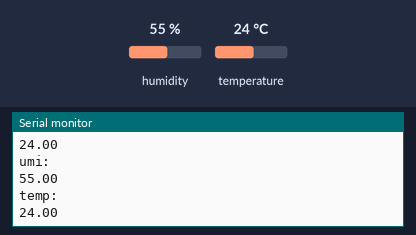
A sketch run on a simulated Arduino Uno, built with avr-gcc and run on an emulated ATmega328P. Shown: the last lines printed to the serial monitor. The inputs (shaded band) are chosen by the test bench; at power-on: humidity 55 %, temperature 24 °C.

Above: at 2.8 s.
2.9 s: humidity set to 22 %
At 4.8 s:
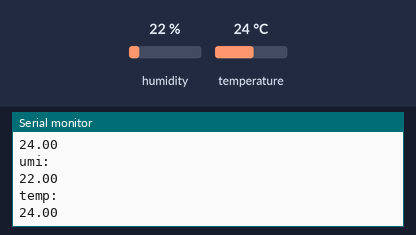
5.6 s: temperature set to 12 °C
At 6.8 s:
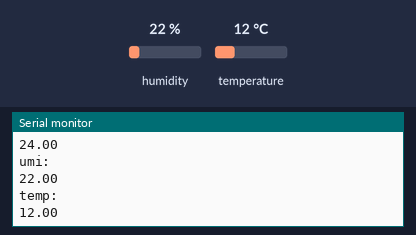
8.3 s: humidity set to 40 %
At 10.5 s:
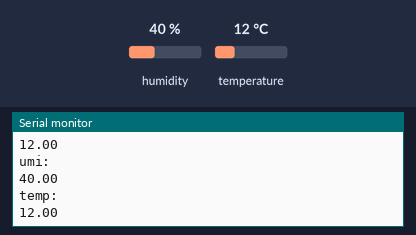
Timing chart, 0 to 12.0 s (numbered marks = the images above; inputs shaded):
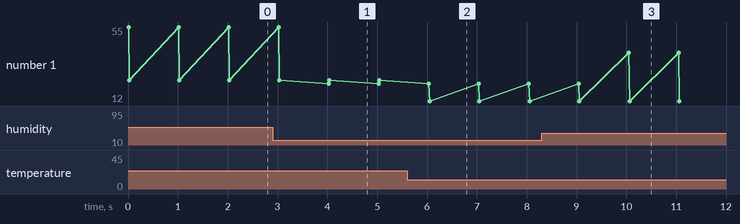

Measured:
- after the input at 2.9 s, the serial monitor: prints a new line after 1.1 s (image 1)
- after the input at 5.6 s, the serial monitor: prints a new line after 0.45 s (image 2)
- after the input at 8.3 s, the serial monitor: prints a new line after 1.7 s (image 3)
- plotted number 1: 24 → 12 after the input at 5.6 s

The sketch:

dht22test.ino
```cpp
#include "DHT.h"

DHT dht(A1, DHT22);

float t; //Temperatura
float h; // Umidade

void setup() {
  dht.begin();
  Serial.begin(9600);
}

void loop() {
  // put your main code here, to run repeatedly:
  // Serial.println("Hello World!");
  // delay(1000);

  h = dht.readHumidity();
  t = dht.readTemperature();

  Serial.println("umi: ");
  Serial.println(h);
  Serial.println("temp: ");
  Serial.println(t);

  delay(1000);
}

/*#include <DHT22.h>
//define pin data
#define data SDA

DHT22 dht22(A2);

void setup() {
  Serial.begin(115200); //1bit=10µs
  Serial.println("\ntest capteur DTH22");
}

void loop() {
  //Serial.println(dht22.debug()); //optionnal

  float t = dht22.getTemperature();
  float h = dht22.getHumidity();

  Serial.println(dht22.getLastError());

  Serial.print("h=");Serial.print(h,1);Serial.print("\t");
  Serial.print("t=");Serial.println(t,1);
  delay(5000);
}*/
```
